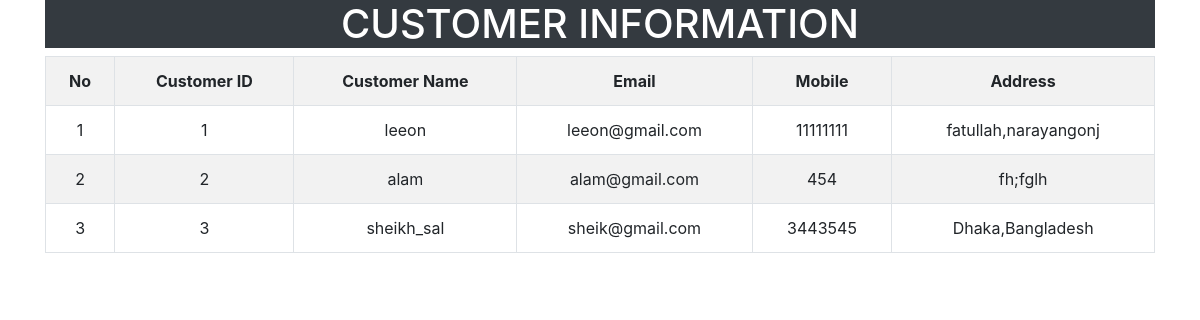
Screenshot of /admin/customer.php with the database file from the repository.
### tables this page shows
CREATE TABLE `customer` (
  `customer_id` int(10) NOT NULL,
  `username` varchar(255) NOT NULL,
  `email` varchar(255) NOT NULL,
  `mobile` varchar(11) NOT NULL,
  `address` text NOT NULL,
  `password` varchar(255) NOT NULL,
  `trn_date` datetime NOT NULL
);

### admin/customer.php (the view, shortened to what this page needs)
<!DOCTYPE html>
<html>
	<head>
		<?php include "links.php" ?>
	</head>
	<body>
		<div class="container">
			<h1 class="text-white bg-dark text-uppercase text-center">Customer Information</h1>
			<table class="table table-striped table-bordered text-center table-hover">
				<tr>
					<th>No</th>
					<th>Customer ID</th>
					<th>Customer Name</th>
					<th>Email</th>
					<th>Mobile</th>
					<th>Address </th>
				</tr>
				<?php include 'connection.php';
				$sql = "SELECT `customer_id`, `username`, `email`, `mobile`, `address` FROM `customer`";
				$result = $con->query($sql);
				if ($result->num_rows > 0) {
				$number=1;
				while($row=$result->fetch_assoc()){
				echo "<tr>
						<td>".$number."</td>
						<td>".$row['customer_id']."</td>
						<td>".$row['username']."</td>
						<td>".$row['email']."</td>
						<td>".$row['mobile']."</td>
						<td>".$row['address']."</td>
				</tr>";
					$number++;
				}
				}
				else {
				echo "0 results";
				}
				?>
			</table>
		</div>
	</body>
</html>

### admin/links.php (shortened to what this page needs)
<link rel="stylesheet" type="text/css" href="../css/adminstyle.css">
<link rel="stylesheet" href="https://maxcdn.bootstrapcdn.com/bootstrap/4.4.1/css/bootstrap.min.css">
<link rel="stylesheet" href="https://cdnjs.cloudflare.com/ajax/libs/font-awesome/4.7.0/css/font-awesome.min.css">

### css/adminstyle.css (style rules this page uses)
* { margin: 0; padding: 0; text-decoration: none; }

### rows the page displays
customer: customer_id "1", username "leeon", email "leeon@gmail.com", mobile "11111111", address "fatullah,narayangonj"
customer: customer_id "2", username "alam", email "alam@gmail.com", mobile "454", address "fh;fglh"
customer: customer_id "3", username "sheikh_sal", email "sheik@gmail.com", mobile "3443545", address "Dhaka,Bangladesh"
